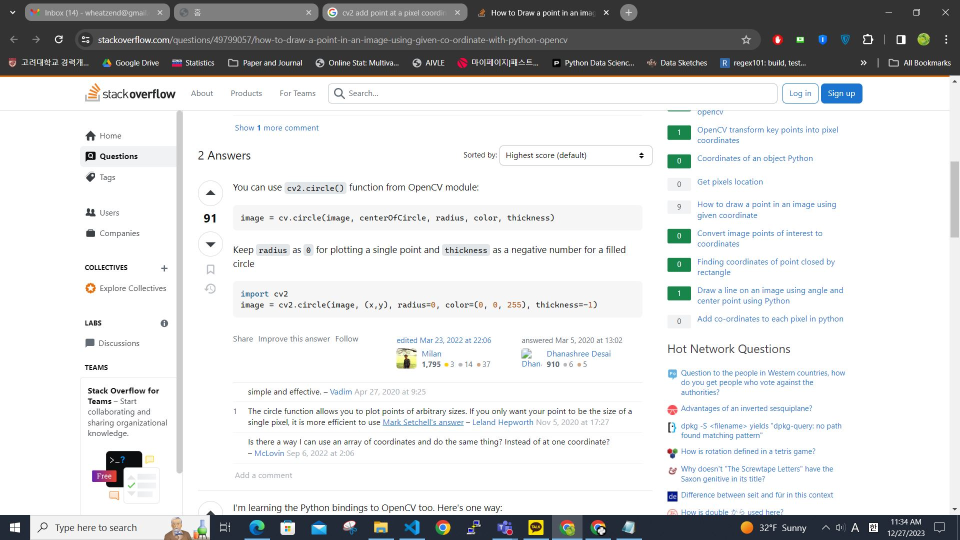
#> input picture flask/sample_data/screen.JPG, 1920 x 1080 px, found by its file name (shown at 1/2 size)
$ python example2_trajectoryLine.py
#> lines starting #> are read from the running program, lines starting #| are printed output that depends on the picture; after the words box and inside, x2 and y2 are one past the last pixel; in counts of white or black regions, pixels touching at a corner belong together
import cv2
import numpy as np

movement_history = [(2310.0, 1326.0), (1922.0, 941.0), (1930.0, 941.0), (1154.0, 942.0), (1162.0, 1326.0), (1156.0, 1327.0), (1157.0, 1326.0), (770.0, 937.0), (771.0, 1322.0), (773.0, 1322.0), (777.0, 943.0), (393.0, 749.0), (387.0, 1065.0), (394.0, 1069.0), (772.0, 938.0), (389.0, 753.0), (388.0, 1071.0), (1162.0, 937.0), (772.0, 937.0), (1161.0, 1324.0), (1539.0, 941.0), (1543.0, 940.0), (1546.0, 942.0), (1546.0, 558.0), (1546.0, 554.0), (1542.0, 942.0), (1538.0, 553.0), (1545.0, 558.0), (1545.0, 937.0), (1539.0, 938.0), (2690.0, 556.0), (2694.0, 560.0), (2690.0, 561.0), (2693.0, 554.0), (2692.0, 556.0), (2693.0, 171.0), (2690.0, 170.0), (3076.0, 176.0), (3464.0, 172.0), (3465.0, 173.0), (3461.0, 173.0), (3464.0, 174.0), (3076.0, 169.0), (3076.0, 218.0), (3459.0, 177.0), (3074.0, 173.0), (1924.0, 218.0), (1154.0, 218.0), (1544.0, 219.0), (1154.0, 219.0), (1544.0, 224.0), (1538.0, 221.0), (1546.0, 224.0), (1542.0, 225.0), (1538.0, 174.0), (1158.0, 219.0), (1159.0, 173.0), (2693.0, 558.0), (2313.0, 554.0), (2306.0, 553.0), (2306.0, 560.0), (2312.0, 560.0), (2314.0, 561.0), (2691.0, 940.0), (2690.0, 944.0), (2692.0, 943.0), (2697.0, 943.0), (3076.0, 938.0), (3082.0, 937.0), (2695.0, 940.0), (2691.0, 940.0), (2692.0, 937.0), (2691.0, 942.0), (3074.0, 943.0), (2690.0, 942.0), (3463.0, 169.0), (3460.0, 176.0), (3463.0, 175.0), (3463.0, 177.0), (3458.0, 169.0), (3462.0, 173.0), (3460.0, 176.0), (3082.0, 177.0), (1928.0, 177.0), (1925.0, 173.0), (1929.0, 169.0), (1538.0, 173.0), (1542.0, 174.0), (1546.0, 170.0), (1538.0, 172.0), (1160.0, 175.0), (1156.0, 175.0), (1545.0, 172.0), (774.0, 170.0), (773.0, 169.0), (778.0, 177.0), (773.0, 169.0), (394.0, 110.0), (773.0, 941.0), (1154.0, 1326.0), (1158.0, 1710.0), (1158.0, 1327.0), (1160.0, 1326.0), (770.0, 1327.0), (1156.0, 1328.0), (1162.0, 1328.0), (1161.0, 1707.0), (1157.0, 1713.0), (1159.0, 1325.0), (1539.0, 1324.0), (1157.0, 1326.0), (1154.0, 1713.0), (1161.0, 1710.0), (1923.0, 1326.0), (2306.0, 1326.0), (2314.0, 1323.0), (2309.0, 1325.0), (2309.0, 1322.0), (2696.0, 938.0), (2695.0, 942.0), (2698.0, 938.0), (2694.0, 941.0), (2694.0, 557.0), (2693.0, 942.0), (2697.0, 938.0), (2690.0, 944.0), (2690.0, 945.0), (2698.0, 559.0), (2310.0, 556.0), (2310.0, 554.0), (2310.0, 177.0), (2309.0, 173.0), (2306.0, 556.0), (2311.0, 555.0), (2309.0, 561.0), (1155.0, 170.0), (1156.0, 169.0), (1159.0, 176.0), (1159.0, 176.0), (1157.0, 170.0), (1162.0, 174.0), (1155.0, 176.0), (770.0, 176.0), (392.0, 112.0), (386.0, 106.0), (389.0, 112.0), (392.0, 110.0), (389.0, 105.0), (388.0, 427.0), (391.0, 432.0), (1540.0, 556.0), (1544.0, 554.0), (2310.0, 937.0), (1929.0, 941.0), (2310.0, 1326.0), (1922.0, 945.0), (1928.0, 940.0), (1928.0, 943.0), (1924.0, 1321.0), (1924.0, 1328.0), (1540.0, 1326.0), (1924.0, 1329.0), (1928.0, 1327.0), (2691.0, 940.0), (3081.0, 937.0), (3462.0, 945.0), (3462.0, 555.0), (3460.0, 943.0), (3460.0, 940.0), (3459.0, 941.0), (3460.0, 561.0), (3465.0, 944.0), (3460.0, 941.0), (3074.0, 942.0), (1926.0, 558.0), (1160.0, 559.0), (1156.0, 561.0), (1157.0, 558.0), (1543.0, 559.0), (1158.0, 553.0), (1539.0, 557.0), (1541.0, 556.0), (1154.0, 172.0), (1162.0, 170.0), (1154.0, 177.0), (1160.0, 561.0), (1162.0, 561.0), (772.0, 560.0), (392.0, 426.0), (776.0, 561.0), (394.0, 425.0), (393.0, 430.0), (391.0, 110.0), (393.0, 429.0), (388.0, 751.0), (389.0, 426.0), (771.0, 559.0), (390.0, 427.0), (393.0, 426.0), (391.0, 747.0), (772.0, 554.0), (770.0, 554.0), (394.0, 426.0), (389.0, 433.0), (1159.0, 944.0), (1157.0, 939.0), (2306.0, 937.0), (2698.0, 1322.0), (2694.0, 1323.0), (2691.0, 1323.0), (3082.0, 937.0), (2698.0, 1325.0), (2695.0, 1323.0), (2691.0, 1323.0), (3079.0, 1327.0), (3076.0, 1329.0), (3464.0, 1328.0), (3848.0, 1325.0), (3850.0, 1329.0), (3845.0, 937.0), (3845.0, 940.0), (3842.0, 1327.0), (3845.0, 938.0), (3844.0, 554.0), (4229.0, 559.0), (3847.0, 557.0), (4234.0, 938.0), (4228.0, 561.0), (2314.0, 555.0), (2313.0, 557.0), (2312.0, 557.0), (2306.0, 174.0), (2310.0, 554.0), (2311.0, 553.0), (2306.0, 557.0), (2310.0, 556.0), (2310.0, 557.0), (2306.0, 173.0), (1543.0, 558.0), (1160.0, 560.0), (1156.0, 559.0), (1159.0, 556.0), (773.0, 556.0), (774.0, 559.0), (1155.0, 941.0), (778.0, 940.0), (776.0, 554.0), (772.0, 558.0), (777.0, 942.0), (776.0, 942.0), (770.0, 557.0), (774.0, 941.0), (773.0, 943.0), (774.0, 939.0), (770.0, 561.0), (775.0, 938.0), (1155.0, 560.0), (773.0, 938.0), (1160.0, 941.0), (2693.0, 938.0), (3458.0, 1329.0), (3466.0, 1323.0), (3459.0, 1328.0), (3464.0, 1321.0), (3459.0, 1326.0), (3849.0, 1710.0), (3464.0, 1708.0), (2694.0, 1711.0), (2693.0, 1709.0), (2696.0, 1705.0), (2692.0, 2481.0)]
minX = 99999
minY = 99999
maxX = -9999
maxY = -9999
for frame in movement_history:
    minX = min(frame[0], minX)
    minY = min(frame[1], minY)
    maxX = max(frame[0], maxX)
    maxY = max(frame[1], maxY)

print(minX, minY, maxX, maxY)

disp_x = (maxX - minX) // 1920
disp_y = (maxY - minY) // 1080

# print(disp_x, disp_y)

"""Prepare"""
background = cv2.imread('./sample_data/screen.jpg')
#> background is the input picture: shape (1080, 1920, 3); mean B, G, R 214.9, 214.6, 213.6
trajectory_points = []
heatmap = np.zeros_like(background[:, :, 0], np.float32)
print(heatmap.shape)
#| (1080, 1920)
image = background.copy()
"""Create Annotated Frame"""
for idx, frame in enumerate(movement_history):
    x = frame[0] // disp_x
    y = frame[1] // disp_y
    if x > 1920:
        x = 1900
    if y > 1080:
        y = 1060
    # print(x, y)
    x, y = int(x), int(y)
    trajectory_points.append((int(x), int(y))) # add it to trajectory
    heatmap[y, x] += 1

    """Draw Circle"""
    image = cv2.circle(background, (int(x), int(y)), radius=5, color=(20, 255, 20), thickness=-1)
    """Draw trajectory"""
    if len(trajectory_points) > 1:
        for j in range(1, len(trajectory_points)):
            color = max(0, 255 - j * 10)  # This will make the color fade over time
            image = cv2.line(image, trajectory_points[j - 1], trajectory_points[j], (0, 0, color), thickness=1)


    # Normalize the blurred heatmap to 8-bit range
    cv2.imwrite(f'./sample_data/trajectorytracks/{idx}.jpg', image)
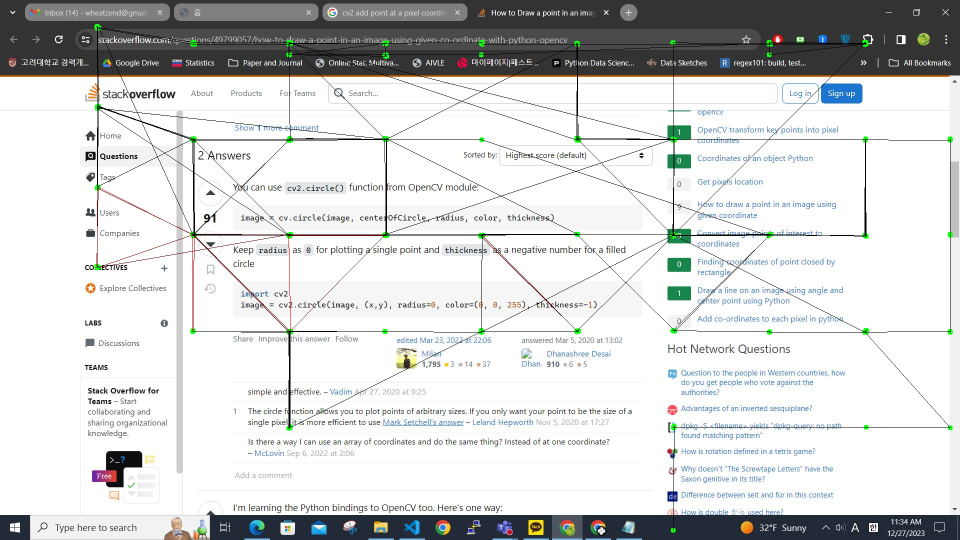
#> background: shape (1080, 1920, 3) (shown at 1/2 size); 1.56% of pixels changed, all inside (x1, y1, x2, y2) = (188, 47, 1906, 1066)
#> after the loop, trajectory_points = 271 pairs, first value 193 to 1900, second value 52 to 1060


"""Read and save as Video"""
import cv2

# Path to the directory containing your image files
image_dir = './sample_data/trajectorytracks/'

# Get the list of image files in the directory
image_files = [image_dir + str(i) + '.jpg' for i in range(idx)]

# Specify the output video file name
output_video_path = './sample_data/output_video1.avi'

# # Get the first image to initialize the video writer
first_image = cv2.imread(image_files[0])
height, width, layers = first_image.shape
#> height = 1080; width = 1920; layers = 3
fourcc = cv2.VideoWriter_fourcc(*'XVID')  # You can use other codecs like 'MJPG' or 'MP4V'
#> fourcc = 1145656920
video_writer = cv2.VideoWriter(output_video_path, fourcc, 30, (width, height))

# Loop through the image files and write each frame to the video
for image_file in image_files:
    frame = cv2.imread(image_file)
    video_writer.write(frame)

# Release the video writer
video_writer.release()

print(f"Video saved to: {output_video_path}")
